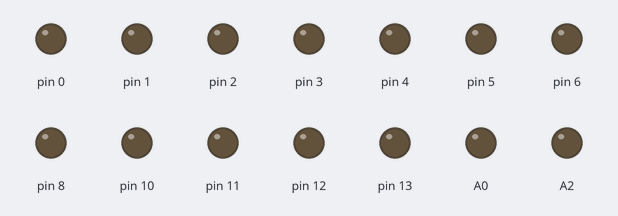
Recording of a sketch running on a simulated Arduino Uno, built with avr-gcc and run on an emulated ATmega328P. On the bench: output pins drawn as LEDs (lit = HIGH).

Above: at 0.12 s.
At 0.62 s:
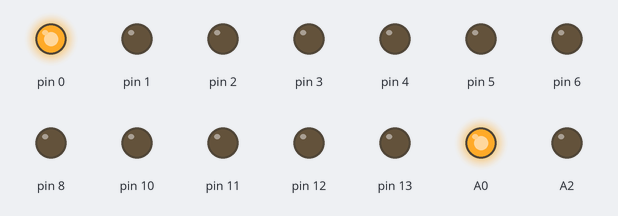
At 1.37 s:
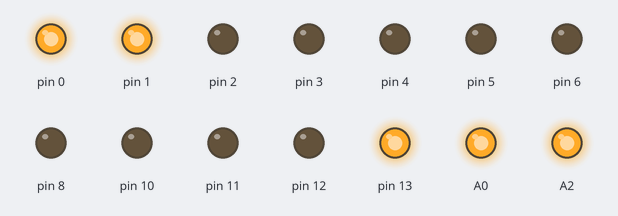
At 2.12 s:
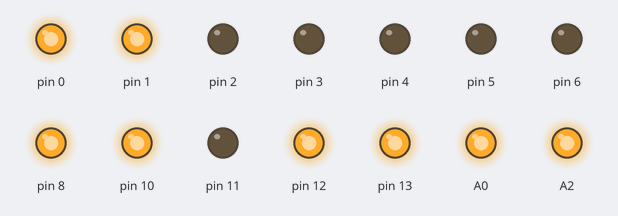
At 2.8 s:
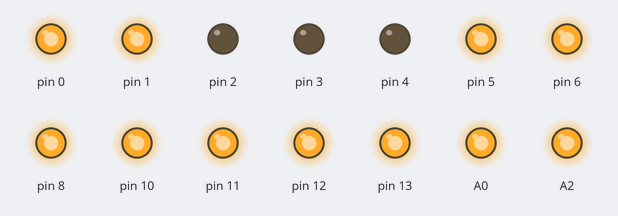
Timing chart, 0 to 4.3 s (numbered marks = the images above):
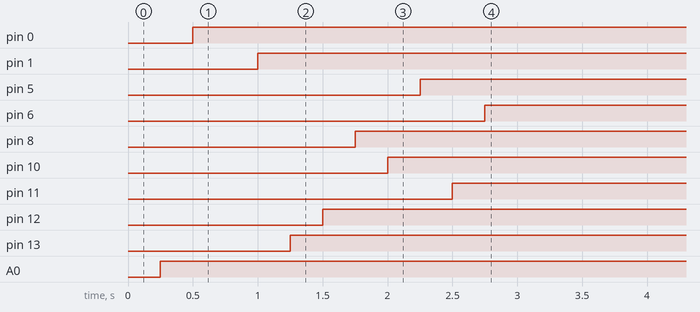

Measured:
- by itself, pin 0: LOW → HIGH at 0.50 s
- by itself, pin 1: LOW → HIGH at 1.0 s
- by itself, pin 5: LOW → HIGH at 2.3 s
- by itself, pin 6: LOW → HIGH at 2.8 s
- by itself, pin 8: LOW → HIGH at 1.8 s
- by itself, pin 10: LOW → HIGH at 2.0 s
- by itself, pin 11: LOW → HIGH at 2.5 s
- by itself, pin 12: LOW → HIGH at 1.5 s

The sketch:

Hi.ino
```cpp
void setup() {
pinMode(0, OUTPUT);
pinMode(1, OUTPUT);
pinMode(2, OUTPUT);
pinMode(3, OUTPUT);
pinMode(4, OUTPUT);
pinMode(5, OUTPUT);
pinMode(6, OUTPUT);
pinMode(7, OUTPUT);
pinMode(8, OUTPUT);
pinMode(9, OUTPUT);
pinMode(10, OUTPUT);
pinMode(11, OUTPUT);
pinMode(12, OUTPUT);
pinMode(13, OUTPUT);
pinMode(A0, OUTPUT);
pinMode(A1, OUTPUT);
pinMode(A2, OUTPUT);
pinMode(A3, OUTPUT);
pinMode(A4, OUTPUT);
pinMode(A5, OUTPUT);
}


void loop() {

    delay(250);
  digitalWrite(A0, HIGH);
    delay(250);
  digitalWrite(0, HIGH);
    delay(250);
  digitalWrite(A2, HIGH);
    delay(250);
  digitalWrite(1, HIGH);
    delay(250);
  digitalWrite(13, HIGH);
    delay(250);
  digitalWrite(12, HIGH);
    delay(250);
  digitalWrite(8, HIGH);
    delay(250);
  digitalWrite(10, HIGH);
    delay(250);
  digitalWrite(5, HIGH);
    delay(250);
  digitalWrite(11, HIGH);
    delay(250);
  digitalWrite(6, HIGH);
    delay(250);


}
```
